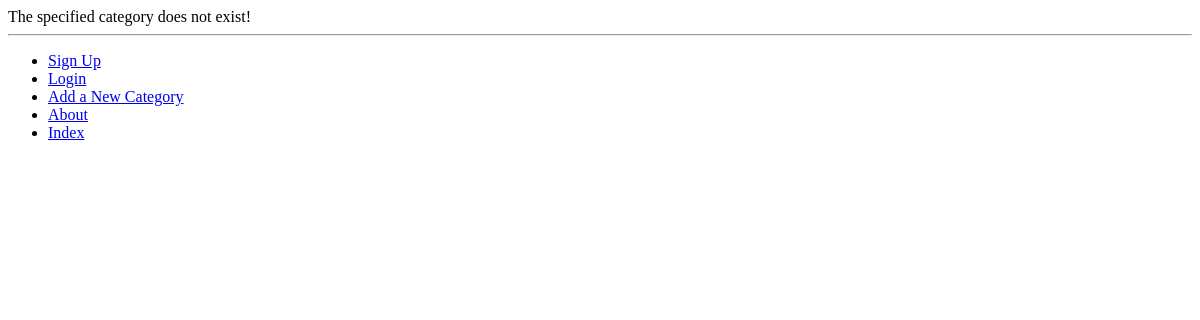
The page /category/python/ on the database as committed earlier.
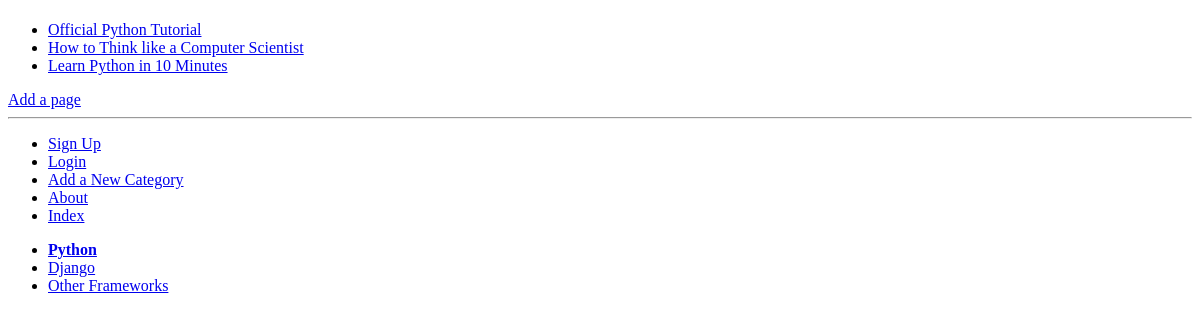
The same page on the database as committed later.
### rango/models.py (models this page shows, shortened)
class Page(models.Model):
	category = models.ForeignKey(Category)
	title = models.CharField(max_length=128)
	url = models.URLField()
	views = models.IntegerField(default=0)

class Category(models.Model):
	name = models.CharField(max_length=128, unique=True)
	views = models.IntegerField(default=0)
	likes = models.IntegerField(default=0)
	slug = models.SlugField(unique=True)
	class Meta:
		verbose_name_plural = 'Categories'

### rango/views.py (the view)
# urls.py: url(r'^category/(?P<category_name_slug>[\w\-]+)/$', views.show_category, name='show_category'),
def show_category(request, category_name_slug):
	context_dict = {}
	try:
		category = Category.objects.get(slug=category_name_slug)
		pages = Page.objects.filter(category=category)
		context_dict['pages'] = pages
		context_dict['category'] = category
	except Category.DoesNotExist:
		context_dict['pages'] = None
		context_dict['category'] = None
	return render(request, 'rango/category.html', context_dict)

### rango/templatetags/rango_template_tags.py (called while the page is built)
@register.inclusion_tag('rango/cats.html')
def get_category_list(cat=None):
	return{'cats': Category.objects.all(), 'act_cat': cat}

### templates/rango/category.html (shortened to what this page needs)
{% extends 'rango/base.html' %}
{% load staticfiles %}
{% block body_block %}
	{% if category %}
		{% if pages %}
			<ul>
				{% for page in pages %}
					<li><a href="{{ page.url }}">{{ page.title }}</a></li>
				{% endfor %}
			</ul>
		{% else %}
			<strong>No pages currently in category.</strong>
		{% endif %}
		<a href="{% url 'add_page' category.slug %}">Add a page</a>
	{% else %}
		The specified category does not exist!
	{% endif %}
{% endblock %}

### templates/rango/base.html (shortened to what this page needs)
<!DOCTYPE html>
{% load staticfiles %}
{% load rango_template_tags %}
<html>
	<head lang="en">
	</head>
	<body>
		<div>
			{% block body_block %}
			{% endblock %}
		</div>
		<hr />
		<div>
			<ul>
				{% if user.is_authenticated %}
					<li><a href="{% url 'restricted' %}">Restricted Page</a></li>
					<li><a href="{% url 'logout' %}">Logout</a></li>
				{% else %}
					<li><a href="{% url 'register' %}">Sign Up</a></li>
					<li><a href="{% url 'login' %}">Login</a></li>
				{% endif %}
					<li><a href="{% url 'add_category' %}">Add a New Category</a></li>
					<li><a href="{% url 'about' %}">About</a></li>
					<li><a href="{% url 'index' %}">Index</a></li>
			</ul>
		</div>
		<div>
			{% block sidebar_block %}
        		{% get_category_list category %}
    		{% endblock %}
		</div>
	</body>
</html>

### templates/rango/cats.html
<ul>
{% if cats %}
	{% for c in cats %}
		{% if c == act_cat %}
			<li>
			<strong>
				<a href="{% url 'show_category' c.slug %}">{{ c.name }}</a>
			</strong>
			</li>
		{% else %}
			<li>
				<a href="{% url 'show_category' c.slug %}">{{ c.name }}</a>
			</li>
		{% endif %}
	{% endfor %}
{% endif %}
</ul>

Rows that differ between the two databases and show on the page:
added Page: title "Official Python Tutorial"
added Page: title "How to Think like a Computer Scientist"
added Page: title "Learn Python in 10 Minutes"
added Category: name "Python"
added Category: name "Django"
added Category: name "Other Frameworks"
Other text that changed with them:
text no longer shown: "The specified category does not exist!"
text now shown: "Add a page"
